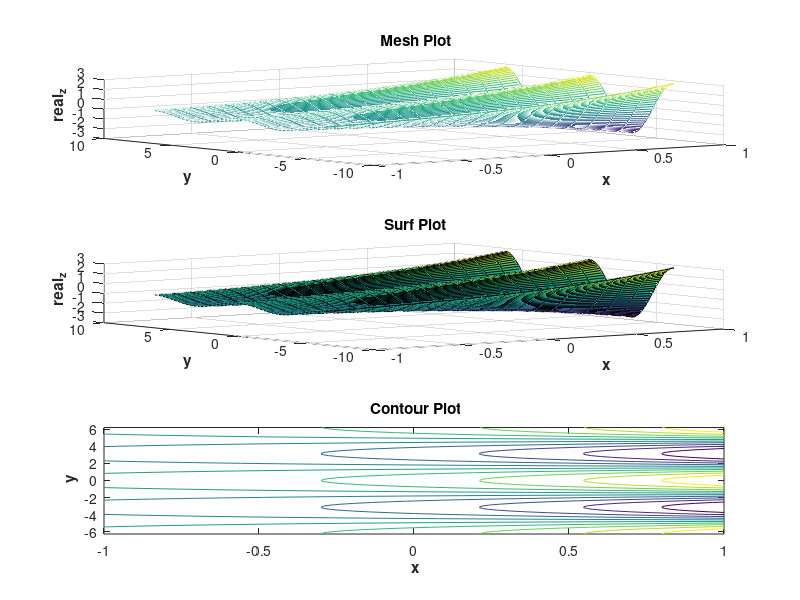

Source code (MATLAB):
[array1,array2] = meshgrid(-1:0.1:1,-2*pi:0.1:2*pi);
array3 = exp(array1+array2*i);
subplot(3,1,1);
mesh(array1, array2, real(array3));
title('\bf Mesh Plot');
xlabel('\bf x');
ylabel('\bf y');
zlabel('\bf real_z');
subplot(3,1,2);
surf(array1, array2, real(array3));
title('\bf Surf Plot');
xlabel('\bf x');
ylabel('\bf y');
zlabel('\bf real_z');
subplot(3,1,3);
contour(array1, array2, real(array3));
title('\bf Contour Plot');
xlabel('\bf x');
ylabel('\bf y');
zlabel('\bf real_z');